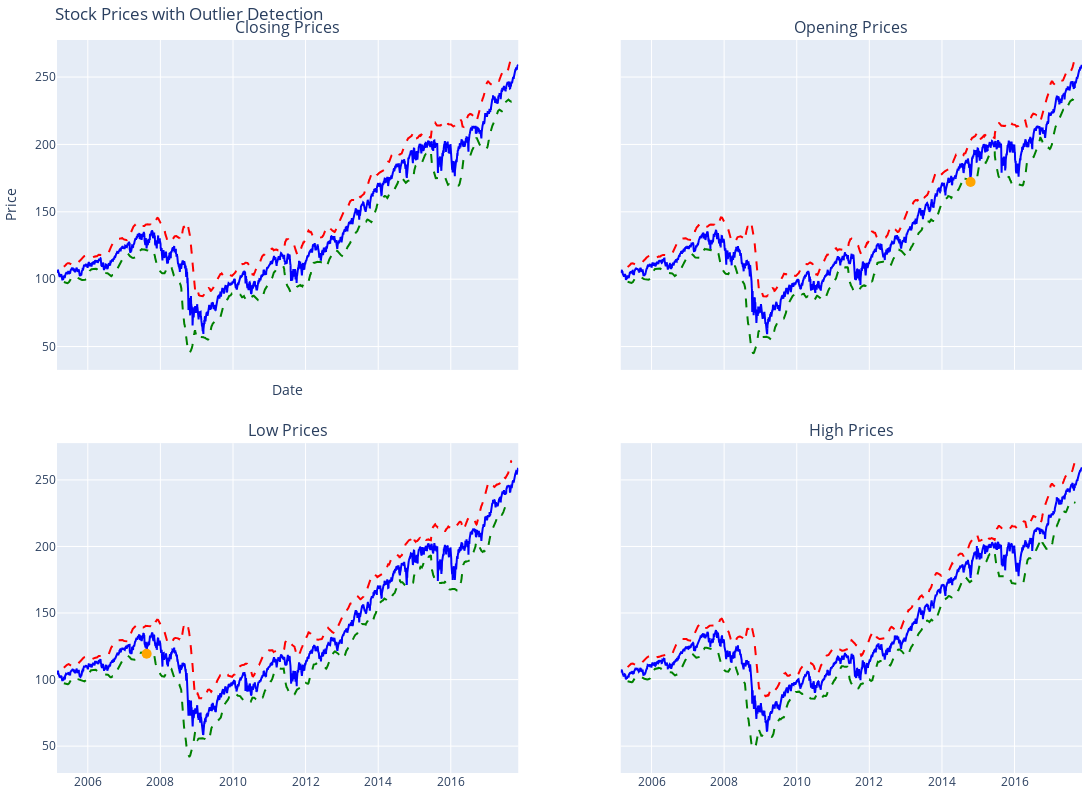

The notebook cell saved with this chart:
### Markdown cell above
## <a id='toc2_1_'></a>[Sliding window time series](#toc0_)

### Code cell
# Create a column for anomaly detection
close_column = df['Close']
open_column = df['Open']
low_column = df['Low']
high_column = df['High']

# Parameters for the sliding window
window_percentage = 3  # Percentage for the window size
k_close = int(len(close_column) * (window_percentage / 2 / 100))
k_open = int(len(open_column) * (window_percentage / 2 / 100))
k_low = int(len(low_column) * (window_percentage / 2 / 100))
k_high = int(len(high_column) * (window_percentage / 2 / 100))

N = len(close_column)

# Function to get upper and lower bands
def get_bands(data, k):
    bands = []
    for i in range(N):
        if i < k or i + k >= N:
            bands.append((np.nan, np.nan))  # Avoiding edge effects
            continue
        window_data = data[i-k:i+k]
        bands.append((np.mean(window_data) + 3 * np.std(window_data),
                      np.mean(window_data) - 3 * np.std(window_data)))
    return zip(*bands)

# Calculate bands for each price type
upper_close, lower_close = get_bands(close_column, k_close)
upper_open, lower_open = get_bands(open_column, k_open)
upper_low, lower_low = get_bands(low_column, k_low)
upper_high, lower_high = get_bands(high_column, k_high)

# Identify anomalies for each price type
anomalies_close = (close_column > upper_close) | (close_column < lower_close)
anomalies_open = (open_column > upper_open) | (open_column < lower_open)
anomalies_low = (low_column > upper_low) | (low_column < lower_low)
anomalies_high = (high_column > upper_high) | (high_column < lower_high)

# Add anomaly information to the DataFrame
df['Anomalies_Close'] = anomalies_close
df['Anomalies_Open'] = anomalies_open
df['Anomalies_Low'] = anomalies_low
df['Anomalies_High'] = anomalies_high

# Create 2x2 subplots with tighter spacing and equal dimensions
fig = make_subplots(
    rows=2, cols=2,
    subplot_titles=('Closing Prices', 'Opening Prices', 'Low Prices', 'High Prices'),
    vertical_spacing=0.1,  # Adjust vertical spacing
    horizontal_spacing=0.1,  # Adjust horizontal spacing
    shared_xaxes=True,
    shared_yaxes=True,
)

# Add traces for Closing Prices
fig.add_trace(go.Scatter(x=df['Date'], y=close_column, mode='lines', name='Close', line=dict(color='blue')),
              row=1, col=1)
fig.add_trace(go.Scatter(x=df['Date'], y=upper_close, mode='lines', name='Upper Band', line=dict(color='red', dash='dash')),
              row=1, col=1)
fig.add_trace(go.Scatter(x=df['Date'], y=lower_close, mode='lines', name='Lower Band', line=dict(color='green', dash='dash')),
              row=1, col=1)
fig.add_trace(go.Scatter(x=df[df['Anomalies_Close']]['Date'], 
                         y=df[df['Anomalies_Close']]['Close'], 
                         mode='markers', name='Anomalies', marker=dict(color='orange', size=10)),
              row=1, col=1)

# Add traces for Opening Prices
fig.add_trace(go.Scatter(x=df['Date'], y=open_column, mode='lines', name='Open', line=dict(color='blue')),
              row=1, col=2)
fig.add_trace(go.Scatter(x=df['Date'], y=upper_open, mode='lines', name='Upper Band', line=dict(color='red', dash='dash')),
              row=1, col=2)
fig.add_trace(go.Scatter(x=df['Date'], y=lower_open, mode='lines', name='Lower Band', line=dict(color='green', dash='dash')),
              row=1, col=2)
fig.add_trace(go.Scatter(x=df[df['Anomalies_Open']]['Date'], 
                         y=df[df['Anomalies_Open']]['Open'], 
                         mode='markers', name='Anomalies', marker=dict(color='orange', size=10)),
              row=1, col=2)

# Add traces for Low Prices
fig.add_trace(go.Scatter(x=df['Date'], y=low_column, mode='lines', name='Low', line=dict(color='blue')),
              row=2, col=1)
fig.add_trace(go.Scatter(x=df['Date'], y=upper_low, mode='lines', name='Upper Band', line=dict(color='red', dash='dash')),
              row=2, col=1)
fig.add_trace(go.Scatter(x=df['Date'], y=lower_low, mode='lines', name='Lower Band', line=dict(color='green', dash='dash')),
              row=2, col=1)
fig.add_trace(go.Scatter(x=df[df['Anomalies_Low']]['Date'], 
                         y=df[df['Anomalies_Low']]['Low'], 
                         mode='markers', name='Anomalies', marker=dict(color='orange', size=10)),
              row=2, col=1)

# Add traces for High Prices
fig.add_trace(go.Scatter(x=df['Date'], y=high_column, mode='lines', name='High', line=dict(color='blue')),
              row=2, col=2)
fig.add_trace(go.Scatter(x=df['Date'], y=upper_high, mode='lines', name='Upper Band', line=dict(color='red', dash='dash')),
              row=2, col=2)
fig.add_trace(go.Scatter(x=df['Date'], y=lower_high, mode='lines', name='Lower Band', line=dict(color='green', dash='dash')),
              row=2, col=2)
fig.add_trace(go.Scatter(x=df[df['Anomalies_High']]['Date'], 
                         y=df[df['Anomalies_High']]['High'], 
                         mode='markers', name='Anomalies', marker=dict(color='orange', size=10)),
              row=2, col=2)

# Update layout settings and set margins to ensure equal dimensions for all subplots
fig.update_layout(title='Stock Prices with Outlier Detection',
                  height=800,
                  width=1200,
                  showlegend=False,
                  margin=dict(l=10, r=10, t=40, b=20),
                  xaxis_title="Date",
                  yaxis_title="Price")

# Show the plot
fig.show()

### Figure 1 — Plotly figure (JSON) as saved in the notebook; plotly's stock layout.template omitted (floating-point values rounded to 4 significant figures; data arrays with more than 128 entries replaced by an {"elided": "..."} marker saying what was removed)
{"data": [{"line": {"color": "blue"}, "mode": "lines", "name": "Close", "type": "scatter", "x": {"elided": "3201 str values"}, "xaxis": "x", "y": {"elided": "3201 float values"}, "yaxis": "y"}, {"line": {"color": "red", "dash": "dash"}, "mode": "lines", "name": "Upper Band", "type": "scatter", "x": {"elided": "3201 str values"}, "xaxis": "x", "y": {"elided": "3201 float values"}, "yaxis": "y"}, {"line": {"color": "green", "dash": "dash"}, "mode": "lines", "name": "Lower Band", "type": "scatter", "x": {"elided": "3201 str values"}, "xaxis": "x", "y": {"elided": "3201 float values"}, "yaxis": "y"}, {"marker": {"color": "orange", "size": 10}, "mode": "markers", "name": "Anomalies", "type": "scatter", "x": [], "xaxis": "x", "y": [], "yaxis": "y"}, {"line": {"color": "blue"}, "mode": "lines", "name": "Open", "type": "scatter", "x": {"elided": "3201 str values"}, "xaxis": "x2", "y": {"elided": "3201 float values"}, "yaxis": "y2"}, {"line": {"color": "red", "dash": "dash"}, "mode": "lines", "name": "Upper Band", "type": "scatter", "x": {"elided": "3201 str values"}, "xaxis": "x2", "y": {"elided": "3201 float values"}, "yaxis": "y2"}, {"line": {"color": "green", "dash": "dash"}, "mode": "lines", "name": "Lower Band", "type": "scatter", "x": {"elided": "3201 str values"}, "xaxis": "x2", "y": {"elided": "3201 float values"}, "yaxis": "y2"}, {"marker": {"color": "orange", "size": 10}, "mode": "markers", "name": "Anomalies", "type": "scatter", "x": ["2014-10-16T00:00:00"], "xaxis": "x2", "y": [172.2], "yaxis": "y2"}, {"line": {"color": "blue"}, "mode": "lines", "name": "Low", "type": "scatter", "x": {"elided": "3201 str values"}, "xaxis": "x3", "y": {"elided": "3201 float values"}, "yaxis": "y3"}, {"line": {"color": "red", "dash": "dash"}, "mode": "lines", "name": "Upper Band", "type": "scatter", "x": {"elided": "3201 str values"}, "xaxis": "x3", "y": {"elided": "3201 float values"}, "yaxis": "y3"}, {"line": {"color": "green", "dash": "dash"}, "mode": "lines", "name": "Lower Band", "type": "scatter", "x": {"elided": "3201 str values"}, "xaxis": "x3", "y": {"elided": "3201 float values"}, "yaxis": "y3"}, {"marker": {"color": "orange", "size": 10}, "mode": "markers", "name": "Anomalies", "type": "scatter", "x": ["2007-08-16T00:00:00"], "xaxis": "x3", "y": [119.3], "yaxis": "y3"}, {"line": {"color": "blue"}, "mode": "lines", "name": "High", "type": "scatter", "x": {"elided": "3201 str values"}, "xaxis": "x4", "y": {"elided": "3201 float values"}, "yaxis": "y4"}, {"line": {"color": "red", "dash": "dash"}, "mode": "lines", "name": "Upper Band", "type": "scatter", "x": {"elided": "3201 str values"}, "xaxis": "x4", "y": {"elided": "3201 float values"}, "yaxis": "y4"}, {"line": {"color": "green", "dash": "dash"}, "mode": "lines", "name": "Lower Band", "type": "scatter", "x": {"elided": "3201 str values"}, "xaxis": "x4", "y": {"elided": "3201 float values"}, "yaxis": "y4"}, {"marker": {"color": "orange", "size": 10}, "mode": "markers", "name": "Anomalies", "type": "scatter", "x": [], "xaxis": "x4", "y": [], "yaxis": "y4"}], "layout": {"annotations": [{"font": {"size": 16}, "showarrow": false, "text": "Closing Prices", "x": 0.225, "xanchor": "center", "xref": "paper", "y": 1, "yanchor": "bottom", "yref": "paper"}, {"font": {"size": 16}, "showarrow": false, "text": "Opening Prices", "x": 0.775, "xanchor": "center", "xref": "paper", "y": 1, "yanchor": "bottom", "yref": "paper"}, {"font": {"size": 16}, "showarrow": false, "text": "Low Prices", "x": 0.225, "xanchor": "center", "xref": "paper", "y": 0.45, "yanchor": "bottom", "yref": "paper"}, {"font": {"size": 16}, "showarrow": false, "text": "High Prices", "x": 0.775, "xanchor": "center", "xref": "paper", "y": 0.45, "yanchor": "bottom", "yref": "paper"}], "height": 800, "margin": {"b": 20, "l": 10, "r": 10, "t": 40}, "showlegend": false, "title": {"text": "Stock Prices with Outlier Detection"}, "width": 1200, "xaxis": {"anchor": "y", "domain": [0, 0.45], "matches": "x3", "showticklabels": false, "title": {"text": "Date"}}, "xaxis2": {"anchor": "y2", "domain": [0.55, 1], "matches": "x4", "showticklabels": false}, "xaxis3": {"anchor": "y3", "domain": [0, 0.45]}, "xaxis4": {"anchor": "y4", "domain": [0.55, 1]}, "yaxis": {"anchor": "x", "domain": [0.55, 1], "title": {"text": "Price"}}, "yaxis2": {"anchor": "x2", "domain": [0.55, 1], "matches": "y", "showticklabels": false}, "yaxis3": {"anchor": "x3", "domain": [0, 0.45]}, "yaxis4": {"anchor": "x4", "domain": [0, 0.45], "matches": "y3", "showticklabels": false}}}
